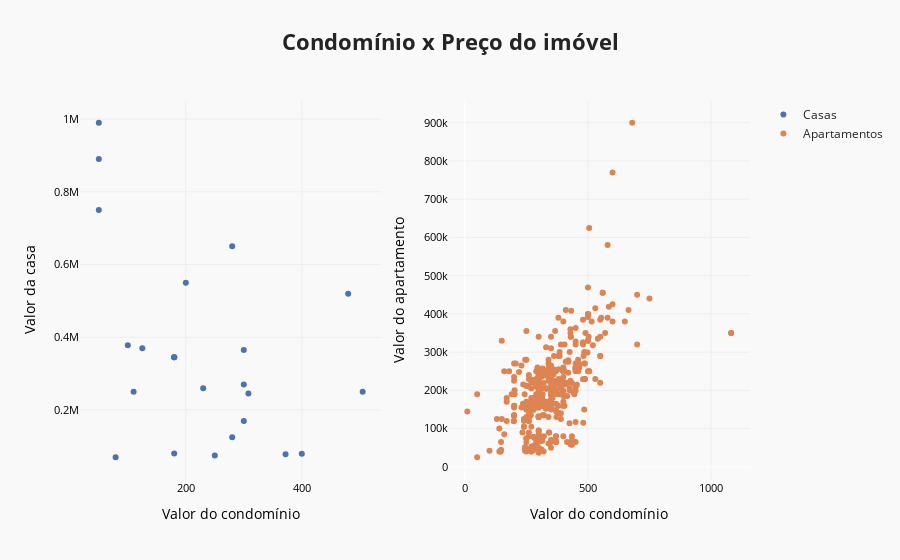

This figure's notebook cell:
### Code cell
df_fig1 = df_samambaia_filtered[(df_samambaia_filtered[HOUSE_CATEGORY] != 0) & (df_samambaia_filtered[HOUSE_CONDOMI_VALUE] > 1) & (df_samambaia_filtered[HOUSE_CONDOMI_VALUE] < 2000)]
df_fig2 = df_samambaia_filtered[(df_samambaia_filtered[HOUSE_CONDOMI_VALUE] > 1) & (df_samambaia_filtered[HOUSE_CONDOMI_VALUE] < 2000) & (df_samambaia_filtered[HOUSE_SIZE] > 0)]

title='<b>Condomínio x Preço do imóvel</b>'

fig = make_subplots(rows=1, cols=2)

fig.add_trace(
    go.Scatter(
        x=df_fig1[df_fig1[HOUSE_CATEGORY] == 'Casas'][HOUSE_CONDOMI_VALUE], 
        y=df_fig1[df_fig1[HOUSE_CATEGORY] == 'Casas'][HOUSE_PRICE], mode='markers', name='Casas'),
row=1, col=1)

fig.add_trace(
    go.Scatter(
        x=df_fig1[df_fig1[HOUSE_CATEGORY] == 'Apartamentos'][HOUSE_CONDOMI_VALUE], 
        y=df_fig1[df_fig1[HOUSE_CATEGORY] == 'Apartamentos'][HOUSE_PRICE], mode='markers', name='Apartamentos'),
    row=1, col=2)

# fig.add_trace(
#     go.Scatter(
#         x=df_fig2[df_fig2[HOUSE_CATEGORY] == 'Casas'][HOUSE_SIZE], 
#         y=df_fig2[HOUSE_PRICE], mode='markers', showlegend=False),
#     row=2, col=1)

# fig.add_trace(
#     go.Scatter(
#         x=df_fig2[df_fig2[HOUSE_CATEGORY] == 'Apartamentos'][HOUSE_SIZE], 
#         y=df_fig2[HOUSE_PRICE], mode='markers', showlegend=False),
#     row=2, col=2)

fig.update_layout(
    boxmode='group',
    title=title,
    titlefont={'size':22},
#     legendgroup=True,
    violinmode='group',
    paper_bgcolor='#f9f9f9',
    plot_bgcolor='#f9f9f9',
    template='seaborn',
)

fig.update_xaxes(
    color='black',
    showgrid=True,
    gridwidth=1.0, 
    gridcolor='#eeeeee',
    tickfont_size=11,
)

fig.update_yaxes(
    color='black',
    showgrid=True,
    gridwidth=1.0, 
    gridcolor='#eeeeee',
    tickfont_size=11,
)

fig['layout']['xaxis']['title']='Valor do condomínio'
fig['layout']['xaxis2']['title']='Valor do condomínio'
fig['layout']['yaxis']['title']='Valor da casa'
fig['layout']['yaxis2']['title']='Valor do apartamento'


fig.show()

### Figure 1 — Plotly figure (JSON) as saved in the notebook; plotly's stock layout.template omitted (floating-point values rounded to 4 significant figures; data arrays with more than 128 entries replaced by an {"elided": "..."} marker saying what was removed)
{"data": [{"mode": "markers", "name": "Casas", "type": "scatter", "x": [300, 180, 505, 110, 50, 180, 180, 50, 50, 280, 180, 300, 300, 372, 250, 400, 230, 480, 100, 200, 280, 308, 125, 79], "xaxis": "x", "y": [170000, 80000, 250000, 250000, 750000, 345000, 345000, 890000, 990000, 125000, 345000, 365000, 270000, 78000, 75000, 79900, 260000, 520000, 378000, 550000, 650000, 245000, 369990, 70000], "yaxis": "y"}, {"mode": "markers", "name": "Apartamentos", "type": "scatter", "x": {"elided": "422 int values"}, "xaxis": "x2", "y": {"elided": "422 int values"}, "yaxis": "y2"}], "layout": {"boxmode": "group", "paper_bgcolor": "#f9f9f9", "plot_bgcolor": "#f9f9f9", "title": {"font": {"size": 22}, "text": "<b>Condomínio x Preço do imóvel</b>"}, "violinmode": "group", "xaxis": {"anchor": "y", "color": "black", "domain": [0, 0.45], "gridcolor": "#eeeeee", "gridwidth": 1, "showgrid": true, "tickfont": {"size": 11}, "title": {"text": "Valor do condomínio"}}, "xaxis2": {"anchor": "y2", "color": "black", "domain": [0.55, 1], "gridcolor": "#eeeeee", "gridwidth": 1, "showgrid": true, "tickfont": {"size": 11}, "title": {"text": "Valor do condomínio"}}, "yaxis": {"anchor": "x", "color": "black", "domain": [0, 1], "gridcolor": "#eeeeee", "gridwidth": 1, "showgrid": true, "tickfont": {"size": 11}, "title": {"text": "Valor da casa"}}, "yaxis2": {"anchor": "x2", "color": "black", "domain": [0, 1], "gridcolor": "#eeeeee", "gridwidth": 1, "showgrid": true, "tickfont": {"size": 11}, "title": {"text": "Valor do apartamento"}}}}
